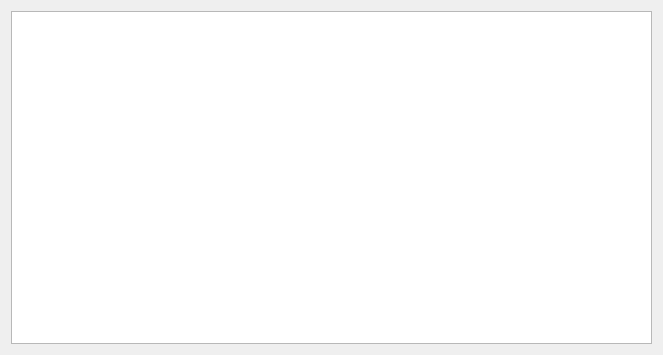
<?xml version="1.0" encoding="UTF-8"?>
<ui version="4.0">
 <class>TabelFormatWG</class>
 <widget class="QWidget" name="TabelFormatWG">
  <property name="geometry">
   <rect>
    <x>0</x>
    <y>0</y>
    <width>663</width>
    <height>355</height>
   </rect>
  </property>
  <property name="windowTitle">
   <string>Form</string>
  </property>
  <layout class="QVBoxLayout" name="verticalLayout">
   <item>
    <widget class="QTableView" name="tableView"/>
   </item>
  </layout>
 </widget>
 <resources/>
 <connections/>
</ui>
